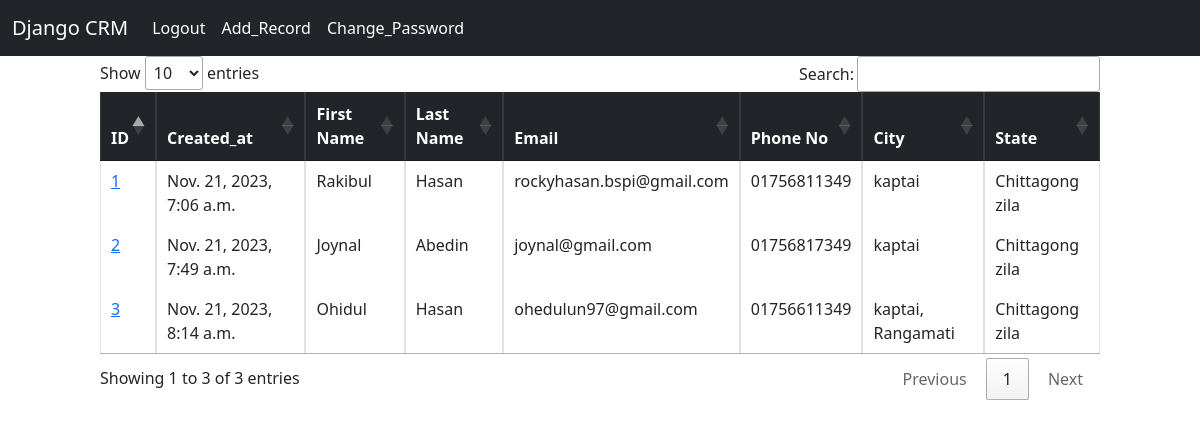
The app's page / (signed in) with its own data.
### crm/models.py (models this page shows)
class Record(models.Model):
    created_at = models.DateTimeField(auto_now_add=True)
    first_name = models.CharField(max_length=70)
    last_name = models.CharField(max_length=70)
    email = models.CharField(max_length=70)
    phone = models.CharField(max_length=70)
    city = models.CharField(max_length=70)
    state = models.CharField(max_length=70)
    profile_image = models.ImageField(null=True, blank=True, upload_to="images/")

### crm/views.py (the view)
# urls.py: path('', views.home, name='home'),
def home(request):
    records = Record.objects.all()
    if request.method == 'POST':
        username = request.POST['username']
        password = request.POST['password']
        user = authenticate(request, username=username, password=password)
        if user is not None:
            login(request, user)
            messages.success(request, "You have login successfully!")
            return redirect('home')
        else:
            messages.error(request, "You dont have any account !")
            return redirect('home')
    else:
        return render(request, 'home.html', {'records': records})
    return render(request, 'home.html')

### templates/home.html (shortened to what this page needs)
{% extends 'base.html' %}
{% block content %}
{% if user.is_authenticated %}
<div class="col-10 offset-1">
<table id="example" class="table table-bordered table table-hover">
  <thead class="table-dark">
    <tr> <th scope="col">ID</th>
        <th scope="col">Created_at</th>
        <th scope="col">First Name</th>
        <th scope="col">Last Name</th>
        <th scope="col">Email</th>
        <th scope="col">Phone No</th>
        <th scope="col">City</th>
        <th scope="col">State</th>
      </tr>
    </thead>
    <tbody>
        {% if records %}
        {% for record in records %}
        <tr>
         <td><a href="{% url 'record' record.id %}">{{record.id}}</a></td>
          <td>{{record.created_at}}</td>
          <td>{{record.first_name}}</td>
          <td>{{record.last_name}}</td>
          <td>{{record.email}}</td>
          <td>{{record.phone}}</td>
          <td>{{record.city}}</td>
          <td>{{record.state}}</td>
        </tr>
        {% endfor %}
        {% endif %}
    </tbody>
    </table>
    </div>
    {% endif %}
{% endblock content %}

### templates/base.html (shortened to what this page needs)
<!doctype html>
<html lang="en">
  <head>
    <link href="https://cdn.jsdelivr.net/npm/bootstrap@5.3.0/dist/css/bootstrap.min.css" rel="stylesheet">
  </head>
  <body>
    {% include 'navbar.html' %}
    {% block content %}
    {% endblock content %}
    <link rel="stylesheet" href="https://cdn.datatables.net/1.10.22/css/jquery.dataTables.min.css">
    <link rel="stylesheet" href="https://cdn.datatables.net/buttons/1.6.4/css/buttons.dataTables.min.css">
    </body>
</html>

### templates/navbar.html (shortened to what this page needs)
<nav class="navbar navbar-expand-lg bg-dark">
    <div class="container-fluid">
      <a class="navbar-brand text-bg-dark" href="{% url 'home' %}">Django CRM</a>
      <div class="collapse navbar-collapse" id="navbarNavAltMarkup">
        <div class="navbar-nav">
          {% if user.is_authenticated %}
          <a class="nav-link active text-bg-dark" aria-current="page" href="{% url 'logout' %}">Logout</a>
          <a class="nav-link active text-bg-dark" aria-current="page" href="{% url 'add_record' %}">Add_Record</a>
          <a class="nav-link active text-bg-dark" aria-current="page" href="#ChangePassword">Change_Password</a>
          {% else %}
          <a class="nav-link active text-bg-dark" aria-current="page" href="{% url 'home' %}">Login</a>
          <a class="nav-link active text-bg-dark" aria-current="page" href="{% url 'Register' %}">Register</a>
          {% endif %}
        </div>
      </div>
    </div>
  </nav>

### records on screen
Record: id "1", created_at "Nov. 21, 2023, 7:06 a.m.", first_name "Rakibul", last_name "Hasan", email "rockyhasan.bspi@gmail.com", phone "01756811349", city "kaptai", state "Chittagong zila"
Record: id "2", created_at "Nov. 21, 2023, 7:49 a.m.", first_name "Joynal", last_name "Abedin", email "joynal@gmail.com", phone "01756817349", city "kaptai", state "Chittagong zila"
Record: id "3", created_at "Nov. 21, 2023, 8:14 a.m.", first_name "Ohidul", last_name "Hasan", email "ohedulun97@gmail.com", phone "01756611349", city "kaptai, Rangamati", state "Chittagong zila"
